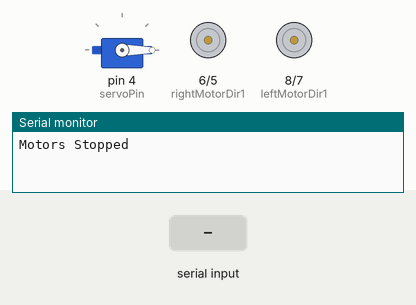
Simulated run of this sketch. Board: Arduino Mega 2560, built with avr-gcc and run on an emulated ATmega2560. Parts: servo, motor-driver pin pairs drawn as motors (green arrow = first pin HIGH = forward, orange = second pin HIGH = backward, longer = more drive, scaled by the enable pin), the last lines printed to the serial monitor. The inputs (shaded band) are chosen by the test bench.

Above: at 1.2 s.
1.3 s: "FORWARD\n" received over the second serial link
At 2.5 s:
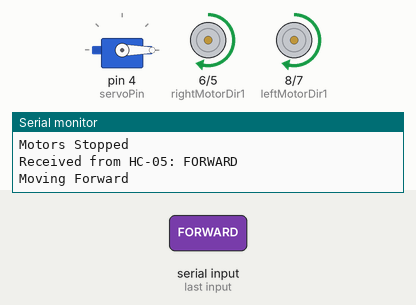
2.8 s: "BACKWARD\n" received over the second serial link
At 3.6 s:
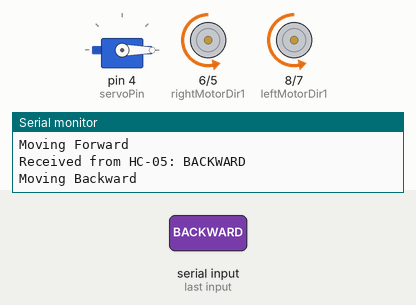
4.3 s: "LEFT\n" received over the second serial link
At 4.7 s:
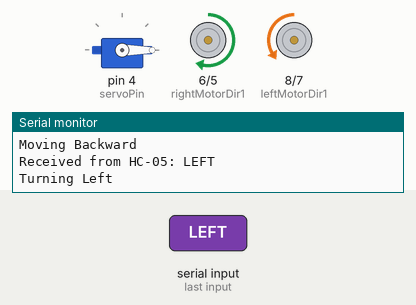
5.8 s: "RIGHT\n" received over the second serial link
At 7.0 s:
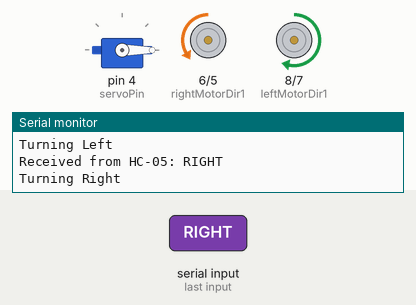
7.3 s: "STOP\n" received over the second serial link
At 8.2 s:
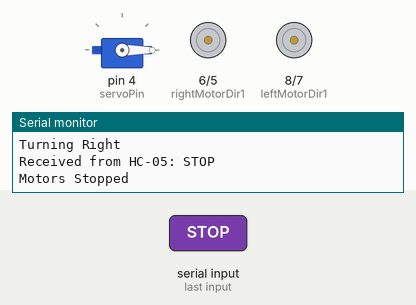
8.8 s: "OPEN\n" received over the second serial link
At 9.4 s:
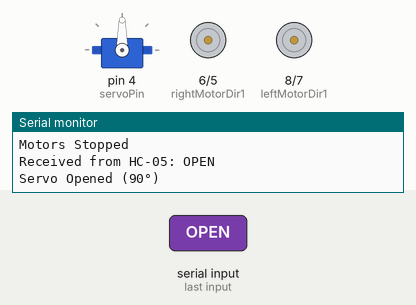
Timing chart, 0 to 11.3 s (numbered marks = the images above; inputs shaded):
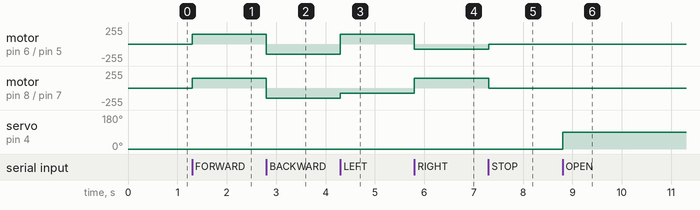

Measured:
- after the input at 1.3 s, motor on pin 6 (rightMotorDir1) / pin 5 (rightMotorDir2), motor on pin 8 (leftMotorDir1) / pin 7 (leftMotorDir2): stopped → forward 150/255 at once
- after the input at 2.8 s, motor on pin 6 (rightMotorDir1) / pin 5 (rightMotorDir2), motor on pin 8 (leftMotorDir1) / pin 7 (leftMotorDir2): forward 150/255 → backward 150/255 at once
- after the input at 4.3 s, motor on pin 6 (rightMotorDir1) / pin 5 (rightMotorDir2): backward 150/255 → forward 150/255 at once; motor on pin 8 (leftMotorDir1) / pin 7 (leftMotorDir2): backward 150/255 → backward 75/255 at once
- after the input at 5.8 s, motor on pin 6 (rightMotorDir1) / pin 5 (rightMotorDir2): forward 150/255 → backward 75/255 at once; motor on pin 8 (leftMotorDir1) / pin 7 (leftMotorDir2): backward 75/255 → forward 150/255 at once
- after the input at 7.3 s, motor on pin 6 (rightMotorDir1) / pin 5 (rightMotorDir2): backward 75/255 → stopped at once; motor on pin 8 (leftMotorDir1) / pin 7 (leftMotorDir2): forward 150/255 → stopped at once
- after the input at 8.8 s, servo on pin 4 (servoPin): 0° → 90° at once

The sketch:

arduino_nano.ino
```cpp
#include <Servo.h>

// Motor Pins (L298N)
const int leftMotorPWM = 9;
const int leftMotorDir1 = 8;
const int leftMotorDir2 = 7;

const int rightMotorPWM = 10;
const int rightMotorDir1 = 6;
const int rightMotorDir2 = 5;

const int servoPin = 4;
int motorSpeed = 150;  // Speed (0-255)

Servo myServo;

void setup() {
  Serial.begin(115200);  // Debugging
  Serial1.begin(115200); // Communication with HC-05

  pinMode(leftMotorPWM, OUTPUT);
  pinMode(leftMotorDir1, OUTPUT);
  pinMode(leftMotorDir2, OUTPUT);

  pinMode(rightMotorPWM, OUTPUT);
  pinMode(rightMotorDir1, OUTPUT);
  pinMode(rightMotorDir2, OUTPUT);

  myServo.attach(servoPin);
  myServo.write(0); // Default position

  stopMotors();
}

void loop() {
  if (Serial1.available()) {
    String command = Serial1.readStringUntil('\n');
    command.trim();
    Serial.println("Received from HC-05: " + command);

    if (command == "FORWARD") moveForward();
    else if (command == "BACKWARD") moveBackward();
    else if (command == "LEFT") turnLeft();
    else if (command == "RIGHT") turnRight();
    else if (command == "STOP") stopMotors();
    else if (command == "OPEN") openServo();
    else if (command == "CLOSE") closeServo();
  }
}

void moveForward() {
  digitalWrite(leftMotorDir1, HIGH);
  digitalWrite(leftMotorDir2, LOW);
  analogWrite(leftMotorPWM, motorSpeed);

  digitalWrite(rightMotorDir1, HIGH);
  digitalWrite(rightMotorDir2, LOW);
  analogWrite(rightMotorPWM, motorSpeed);

  Serial.println("Moving Forward");
}

void moveBackward() {
  digitalWrite(leftMotorDir1, LOW);
  digitalWrite(leftMotorDir2, HIGH);
  analogWrite(leftMotorPWM, motorSpeed);

  digitalWrite(rightMotorDir1, LOW);
  digitalWrite(rightMotorDir2, HIGH);
  analogWrite(rightMotorPWM, motorSpeed);

  Serial.println("Moving Backward");
}

void turnLeft() {
  digitalWrite(leftMotorDir1, LOW);
  digitalWrite(leftMotorDir2, HIGH);
  analogWrite(leftMotorPWM, motorSpeed / 2);

  digitalWrite(rightMotorDir1, HIGH);
  digitalWrite(rightMotorDir2, LOW);
  analogWrite(rightMotorPWM, motorSpeed);

  Serial.println("Turning Left");
}

void turnRight() {
  digitalWrite(leftMotorDir1, HIGH);
  digitalWrite(leftMotorDir2, LOW);
  analogWrite(leftMotorPWM, motorSpeed);

  digitalWrite(rightMotorDir1, LOW);
  digitalWrite(rightMotorDir2, HIGH);
  analogWrite(rightMotorPWM, motorSpeed / 2);

  Serial.println("Turning Right");
}

void stopMotors() {
  analogWrite(leftMotorPWM, 0);
  analogWrite(rightMotorPWM, 0);
  Serial.println("Motors Stopped");
}

void openServo() {
  if (myServo.read() != 90) {
    myServo.write(90);
    Serial.println("Servo Opened (90°)");
  }
}

void closeServo() {
  if (myServo.read() != 0) {
    myServo.write(0);
    Serial.println("Servo Closed (0°)");
  }
}
```
